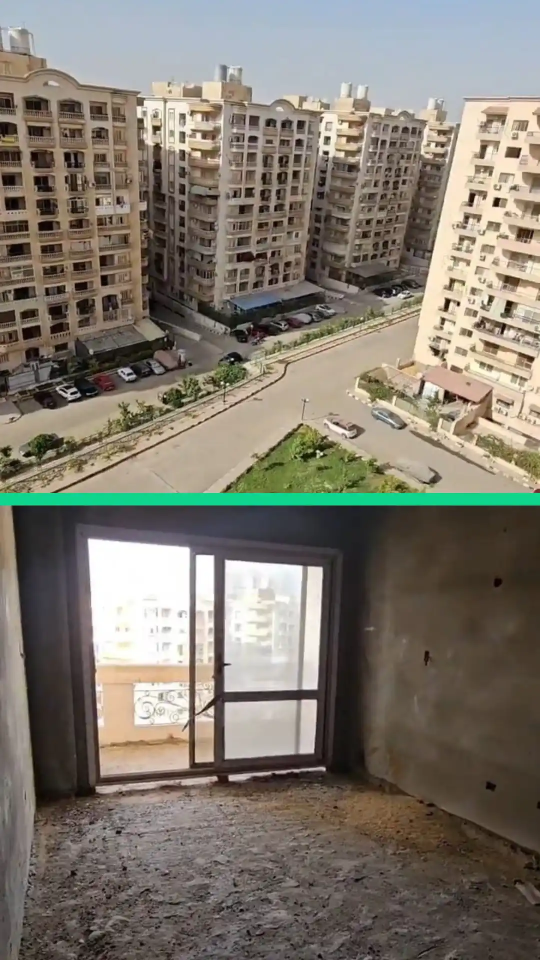
#> input picture assets/img/properties/Al-Hayat-Towers-7th-District-162m.webp, 1080 x 1920 px, found by its file name (shown at 1/2 size)
$ python image_audit_evidence.py
#> lines starting #> are read from the running program, lines starting #| are printed output that depends on the picture; after the words box and inside, x2 and y2 are one past the last pixel; in counts of white or black regions, pixels touching at a corner belong together
#!/usr/bin/env python3
"""توليد أدلة بصرية: كم من الصورة الأصلية يُقص فعليًا في صفحة التفاصيل (16:10) وفي البطاقات (4:3)."""
from PIL import Image, ImageDraw, ImageFont
import os

os.makedirs("_diag/image-audit-assets", exist_ok=True)
FONT = None
for cand in ["/usr/share/fonts/truetype/dejavu/DejaVuSans-Bold.ttf",
             "/usr/share/fonts/truetype/dejavu/DejaVuSans.ttf"]:
    if os.path.exists(cand):
        FONT = ImageFont.truetype(cand, 22); break

def label(draw, xy, text, fill="#ffffff"):
    draw.text(xy, text, font=FONT, fill=fill)

def make_evidence(src, out_prefix):
#> called with out_prefix = 'hayat-towers'
    im = Image.open(src).convert("RGB")
#> im is the input picture: PIL image 1080x1920 RGB; mean R, G, B 127.7, 121.1, 110.3
    w, h = im.size
#> w = 1080; h = 1920
    for name, tr in [("detail-16x10", 16/10), ("card-4x3", 4/3)]:
        src_ratio = w / h
        # ما الذي يظهر داخل إطار object-fit:cover بنسبة tr
        if src_ratio > tr:   # قص أفقي
            vis_w = int(h * tr); vis_h = h
            x0 = (w - vis_w)//2; y0 = 0
        else:                # قص رأسي
            vis_w = w; vis_h = int(w / tr)
            x0 = 0; y0 = (h - vis_h)//2
        frac = (vis_w*vis_h)/(w*h)

        # نسخة الأصل مع تعتيم المنطقة المقصوصة
        orig = im.copy()
        d = ImageDraw.Draw(orig, "RGBA")
        # رسم أحمر شفاف على كل شيء ثم "ثقب" المنطقة المرئية
        overlay = Image.new("RGBA", orig.size, (220, 20, 20, 150))
        mask = Image.new("L", orig.size, 255)
        md = ImageDraw.Draw(mask)
        md.rectangle([x0, y0, x0+vis_w-1, y0+vis_h-1], fill=0)
        orig = Image.composite(overlay, orig.convert("RGBA"), mask).convert("RGB")
        d = ImageDraw.Draw(orig)
        d.rectangle([x0, y0, x0+vis_w-1, y0+vis_h-1], outline="#00ff66", width=5)
        label(d, (12, 10), f"ORIGINAL {w}x{h}  (ratio {src_ratio:.2f})", "#ffffff")

        # الإطار كما يُعرض فعليًا
        frame_w = 640
        frame_h = int(frame_w / tr)
        shown = im.crop((x0, y0, x0+vis_w, y0+vis_h)).resize((frame_w, frame_h), Image.LANCZOS)
        d2 = ImageDraw.Draw(shown)
        label(d2, (12, 10), f"ACTUALLY SHOWN ({name}) - {frac*100:.0f}% of photo", "#00ff66")

        # تجميع جنبًا إلى جنب
        H = max(orig.height, frame_h) + 60
        canvas = Image.new("RGB", (orig.width + frame_w + 30, H), (10, 10, 10))
        canvas.paste(orig, (10, 40))
        canvas.paste(shown, (orig.width + 20, 40))
        dd = ImageDraw.Draw(canvas)
        label(dd, (10, 8), "ORIGINAL (red = cut off by object-fit:cover)", "#ff8080")
        label(dd, (orig.width + 20, 8), "WHAT THE VISITOR SEES", "#80ff80")
        out = f"_diag/image-audit-assets/{out_prefix}-{name}.png"
        canvas.save(out, optimize=True)
        print(f"saved {out}  visible={frac*100:.1f}%")
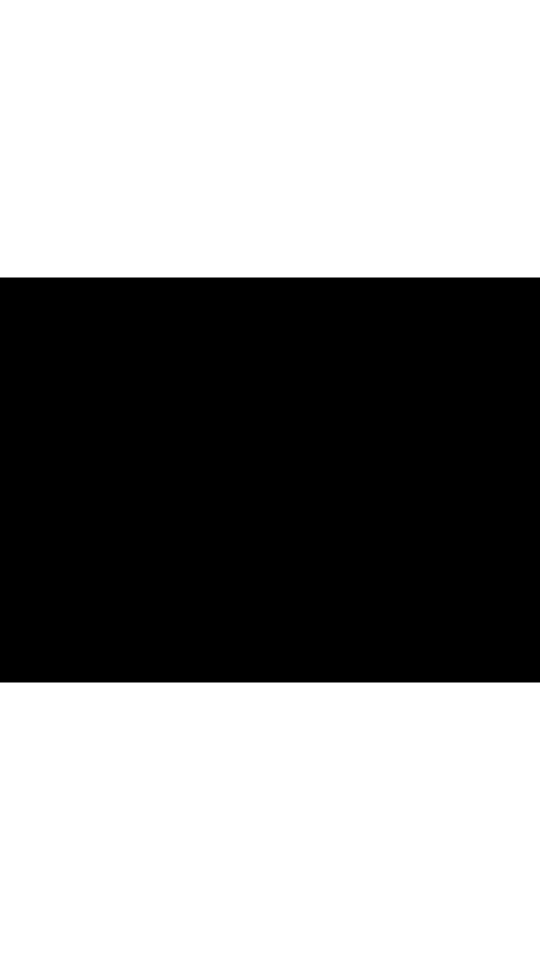
#> mask: PIL image 1080x1920 L (shown at 1/2 size); 57.8% white; 1 black region, box (x1, y1, x2, y2) and area: (0, 555, 1080, 1365) 874800

make_evidence("assets/img/properties/Al-Hayat-Towers-7th-District-162m.webp", "hayat-towers")
make_evidence("assets/img/properties/Hassan-Hassanein-Heikal-200m.webp", "heikal")
#> call 2 of make_evidence, with out_prefix = 'heikal'
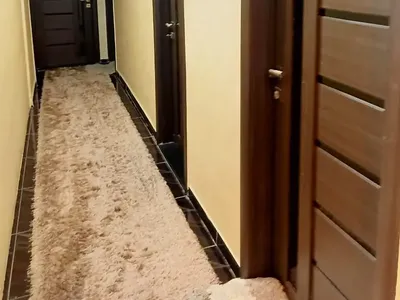
#> input picture assets/img/home-previews/Hassan-Hassanein-Heikal-200m.webp, 400 x 300 px, found by its file name
#> in make_evidence, im is the input picture: PIL image 400x300 RGB; mean R, G, B 136.4, 107.9, 77.9
#> after the loop in make_evidence (call 2), `for name, tr in [("detail-16x10", 16/10), ("card-4x3", 4/3)]:`: mask: PIL image 400x300 L; every value is 0
make_evidence("assets/img/properties/zuhair-sabri.webp", "zuhair-wide")
#> call 3 of make_evidence, with src = 'assets/img/properties/zuhair-sabri.webp', out_prefix = 'zuhair-wide'
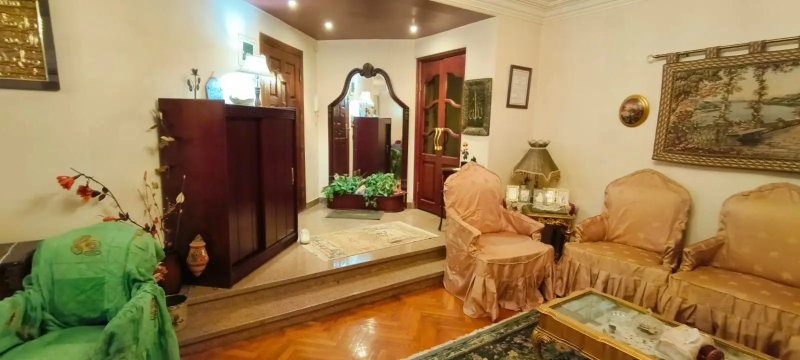
#> input picture assets/img/properties/zuhair-sabri.webp, 1600 x 720 px, found by its file name (shown at 1/2 size)
#> in make_evidence, im is the input picture: PIL image 1600x720 RGB; mean R, G, B 154.3, 126.8, 82.8
#> after the loop in make_evidence (call 3), `for name, tr in [("detail-16x10", 16/10), ("card-4x3", 4/3)]:`:
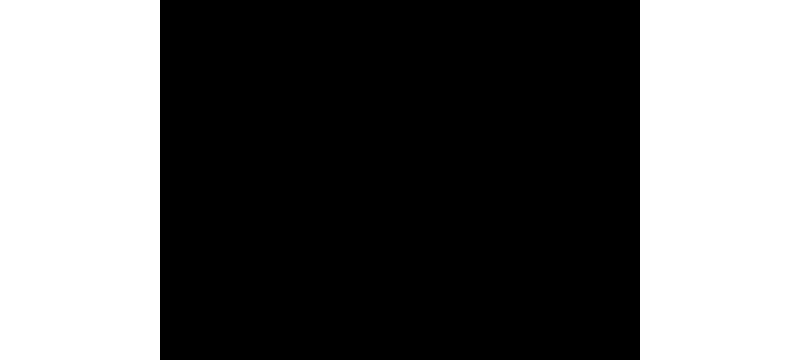
#> mask: PIL image 1600x720 L (shown at 1/2 size); 40% white; 2 white regions, box (x1, y1, x2, y2) and area: (0, 0, 320, 720) 230400, (1280, 0, 1600, 720) 230400
#> after the loop in make_evidence (call 3), `for name, tr in [("detail-16x10", 16/10), ("card-4x3", 4/3)]:`:
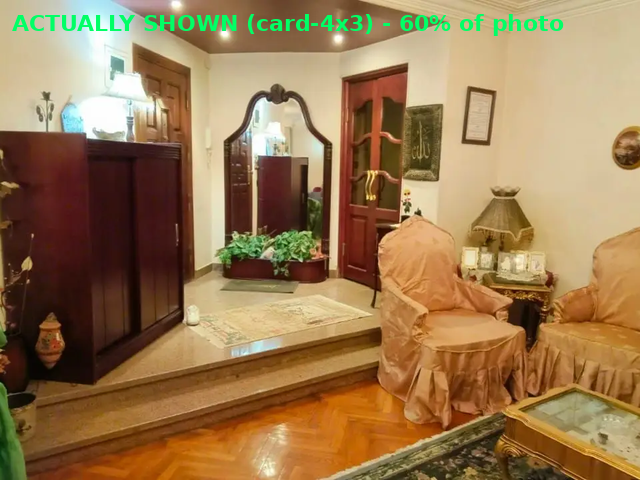
#> shown: PIL image 640x480 RGB; mean R, G, B 153.2, 121.9, 81.7

# عيّنة أضبط الصور (للمراجعة البصرية للجودة)
blurry = ["zhraa-nasr.webp", "Ismail-Qabbani-Street-Genena-Mall.webp", "hai-elswfarat.webp",
          "moez-al-Dawla-administrator.webp", "mfroosh-tiran.webp", "sheraton-nozha.webp"]
th = 300
sheet = Image.new("RGB", (th*3 + 40, th*2 + 70), (10, 10, 10))
#> sheet: PIL image 940x670 RGB; every value is 10
d = ImageDraw.Draw(sheet)
for i, f in enumerate(blurry):
    im = Image.open("assets/img/properties/" + f)
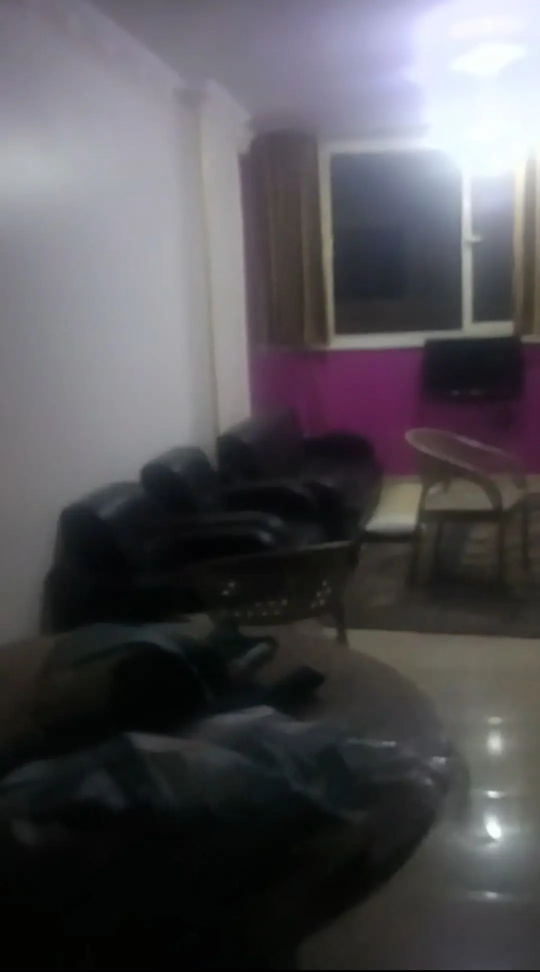
#> input picture assets/img/properties/zhraa-nasr.webp, 1080 x 1944 px, found by its file name (shown at 1/2 size)
#> im is the input picture: PIL image 1080x1944 RGB; mean R, G, B 82.6, 80.9, 84.8
    im.thumbnail((th, th))
#> im: PIL image 167x300 RGB
    x = 10 + (i % 3) * (th + 10); y = 40 + (i // 3) * (th + 30)
    sheet.paste(im, (x, y))
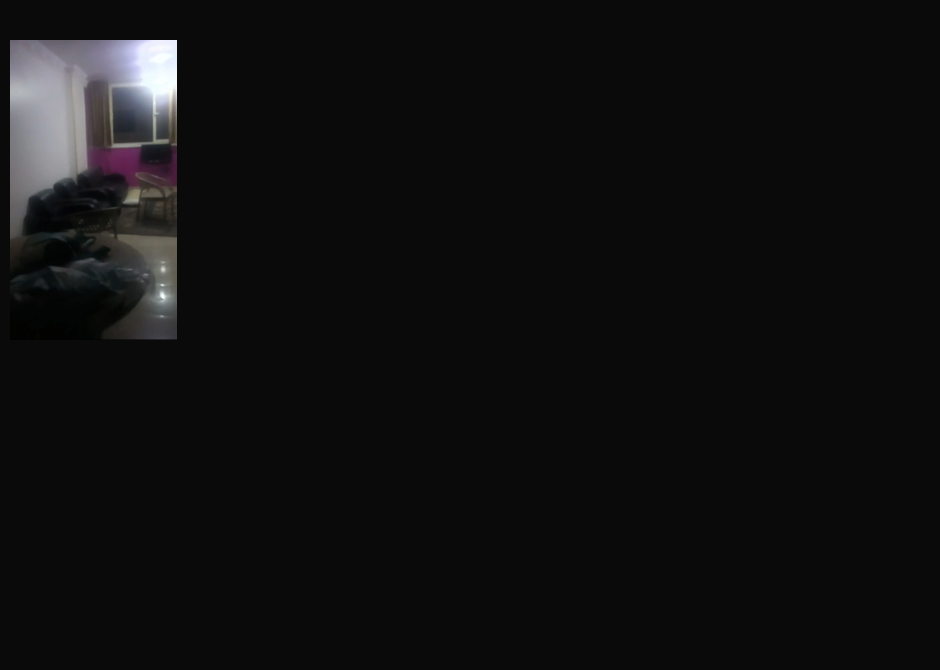
#> sheet: PIL image 940x670 RGB; mean R, G, B 15.8, 15.6, 15.9
    d.text((x, y - 26), f, font=FONT, fill="#ffd166")
#> pass 2 of the loop `for i, f in enumerate(blurry):`:
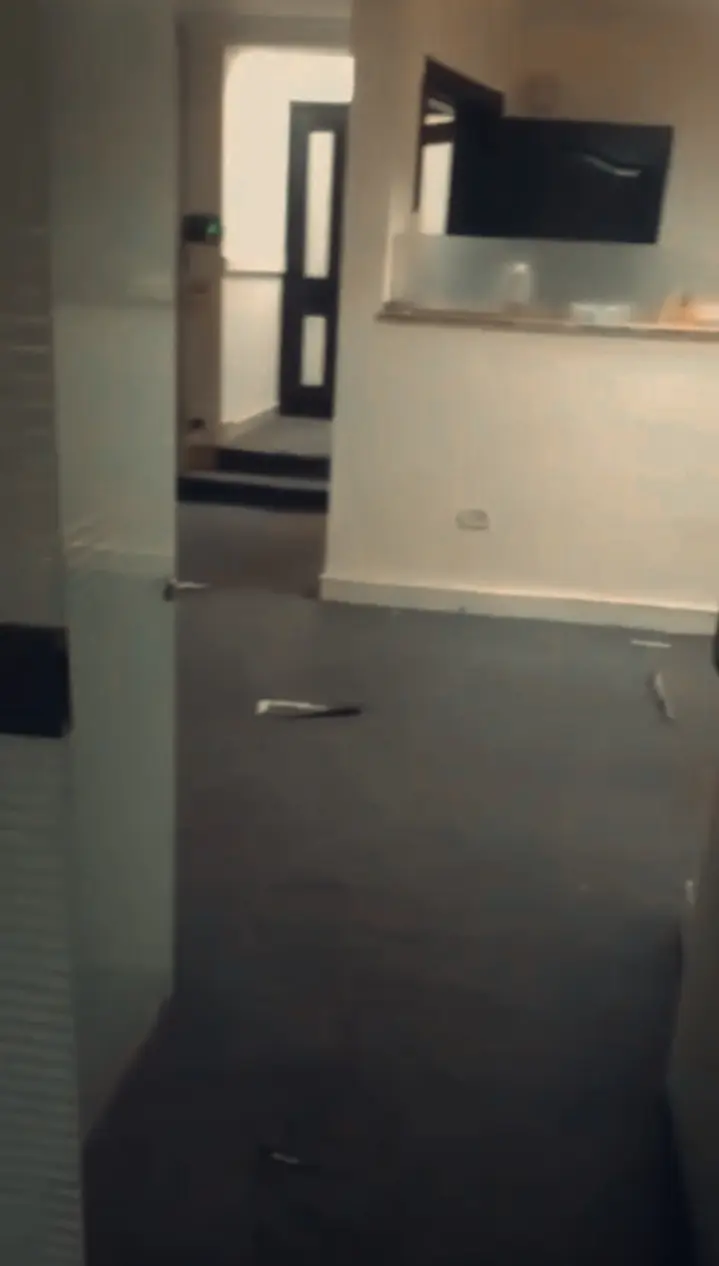
#> input picture assets/img/properties/Ismail-Qabbani-Street-Genena-Mall.webp, 719 x 1266 px, found by its file name
#> im is the input picture: PIL image 719x1266 RGB; mean R, G, B 89.5, 84.8, 75.6
#> im: PIL image 170x300 RGB
#> `sheet.paste(im, (x, y))`:
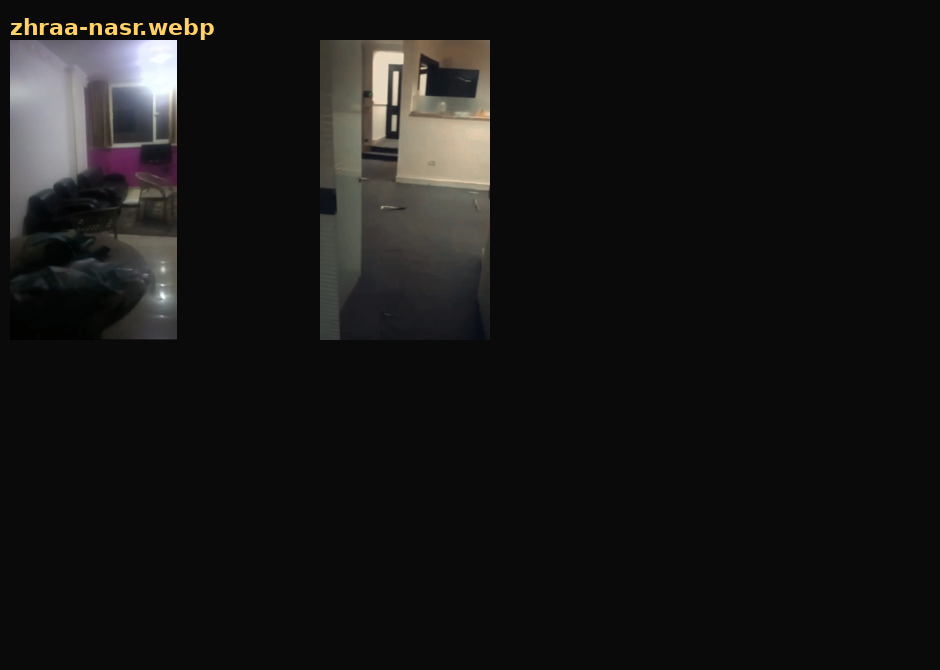
#> sheet: PIL image 940x670 RGB; mean R, G, B 22.7, 22.1, 21.5
#> pass 3 of the loop `for i, f in enumerate(blurry):`:
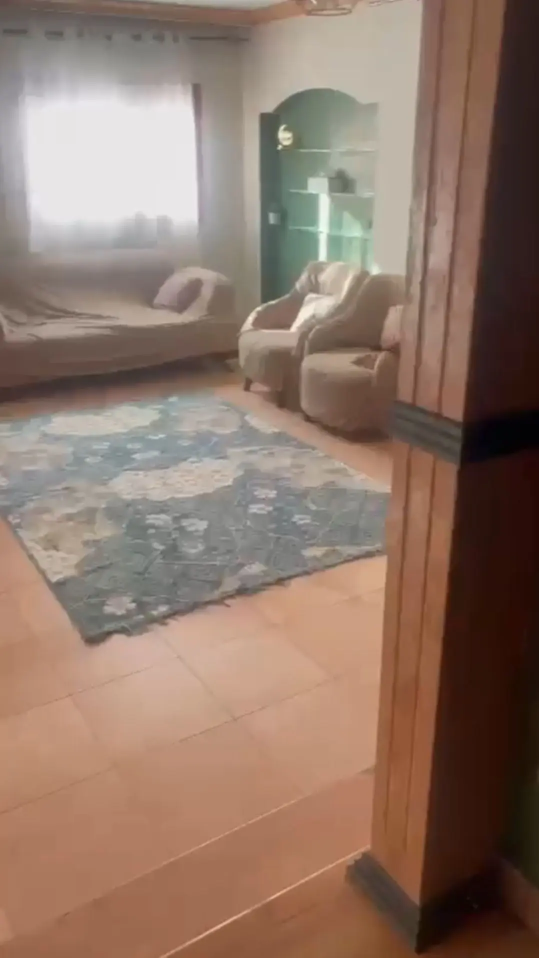
#> input picture assets/img/properties/hai-elswfarat.webp, 1078 x 1915 px, found by its file name (shown at 1/2 size)
#> im is the input picture: PIL image 1078x1915 RGB; mean R, G, B 142.8, 118.4, 104.4
#> `im.thumbnail((th, th))`:
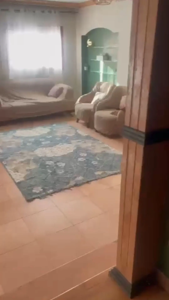
#> im: PIL image 169x300 RGB; mean R, G, B 142.8, 118.4, 104.4
#> `sheet.paste(im, (x, y))`:
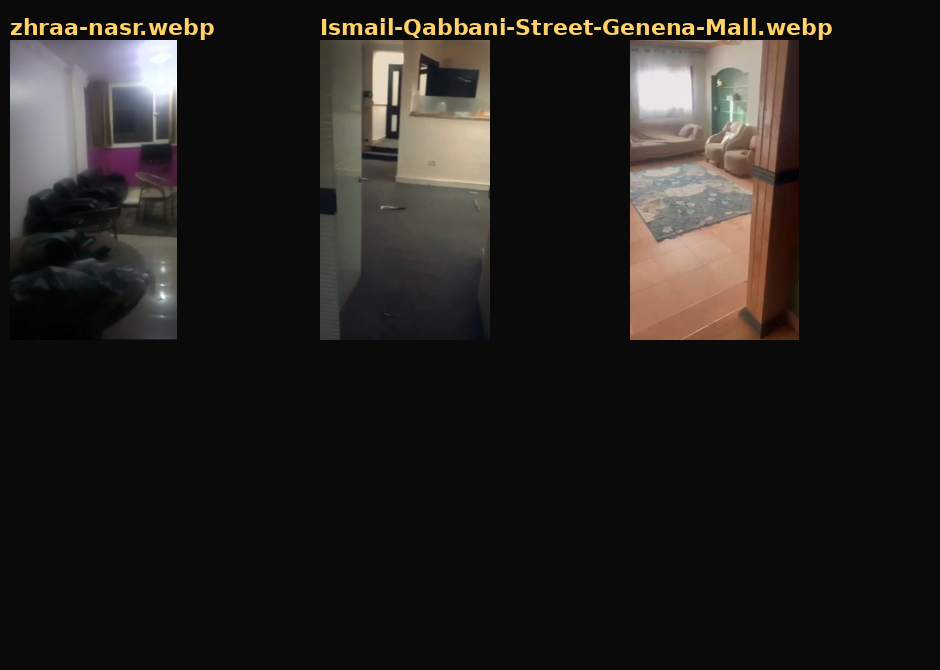
#> sheet: PIL image 940x670 RGB; mean R, G, B 34.7, 31.9, 29.6
#> (the run stopped early here; a loop or call above may not have finished)
